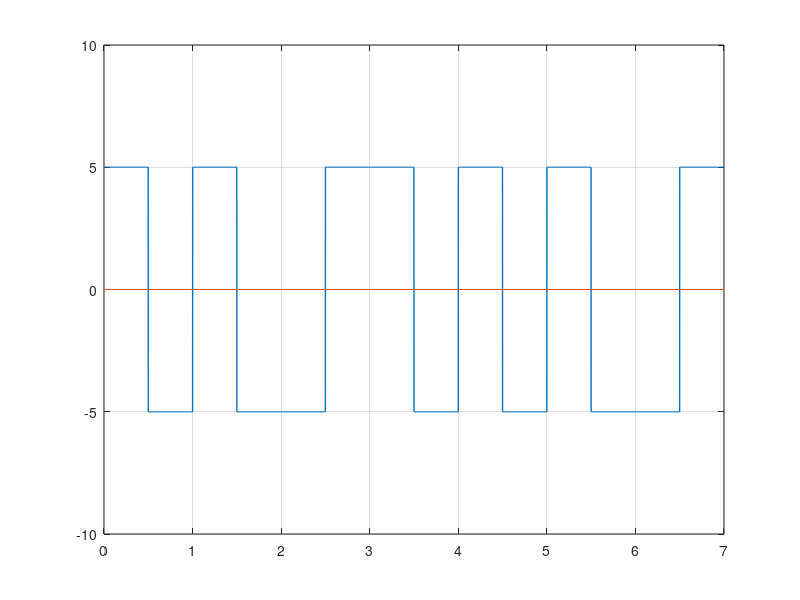

The MATLAB script that drew this image:
clc; #... Clear command line
clear all; #... Clear variables
close all; #... Clear figures

bits = [1 0 1 1 0 0 1];

#... Modulation
bitrate = 1;
voltage = 5;

sampling_rate = 1000;
sampling_time = 1/sampling_rate;

end_time = length(bits)/bitrate;
time = 0:sampling_time:end_time;

index = 1;
#... Assume that last state was positive
sign = 1; #... Indicates inversion
if bits(index) == 0
    sign = -1*sign;
endif

for i = 1:length(time)
    if time(i)*bitrate < index-(bitrate/2)
        modulation(i) = sign*voltage;
    else
        modulation(i) = -sign*voltage;
    endif
    if time(i)*bitrate >= index
        index = index+1;
        #... Inversion when next bit "0"
        if index <= length(bits) && bits(index) == 1
            sign = -1*sign;
        endif
    endif
endfor

plot(time, modulation,"LineWidth",1);
axis([0 end_time -voltage-5 voltage+5]);
line([0 end_time], [0,0]);
grid on;

#... Demodulation
index = 1;
last = voltage;

for i = 1:length(modulation)
    if modulation(i) == last && time(i)*bitrate < index-(bitrate/2)
        demodultaion(index) = 1;
    endif
    if modulation(i) != last && time(i)*bitrate < index-(bitrate/2)
        demodultaion(index) = 0;
    endif
    if time(i)*bitrate >= index
        last = modulation(i);
        index = index+1;
    endif
endfor

disp(demodultaion);
